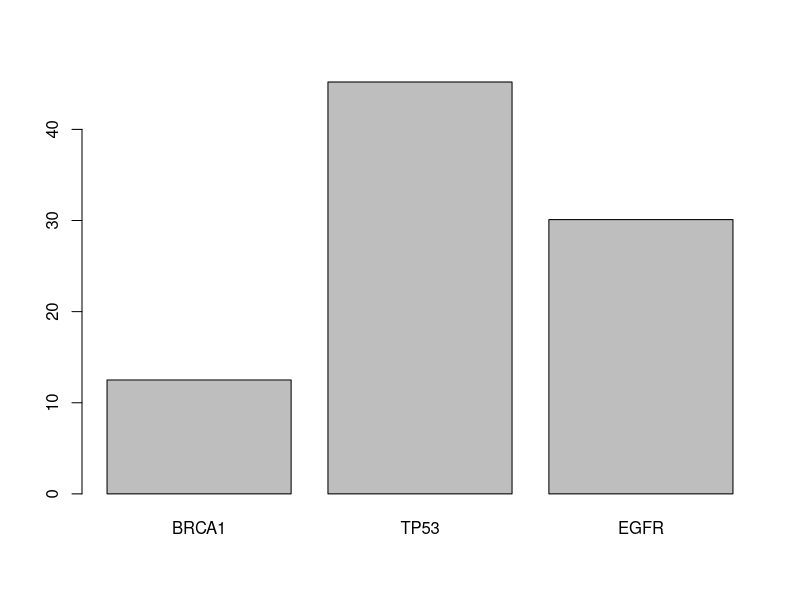

Reproduce this figure in R.
genes <- c("BRCA1", "TP53", "EGFR")
expression <- c(12.5, 45.2, 30.1)
condition <- c("Control", "Treatment", "Treatment")
exp_data <- data.frame(Genes=genes, Expression=expression, Condition=condition)
str(exp_data)
png("r_task/expression_plot.png")
barplot(exp_data$Expression, names.arg=exp_data$Genes)
dev.off()
